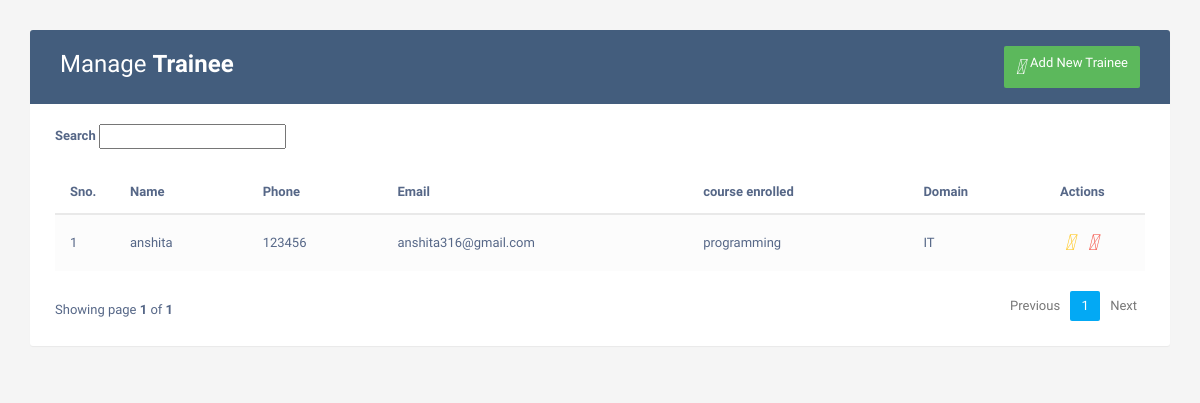
Before: /trainee with the older database file.
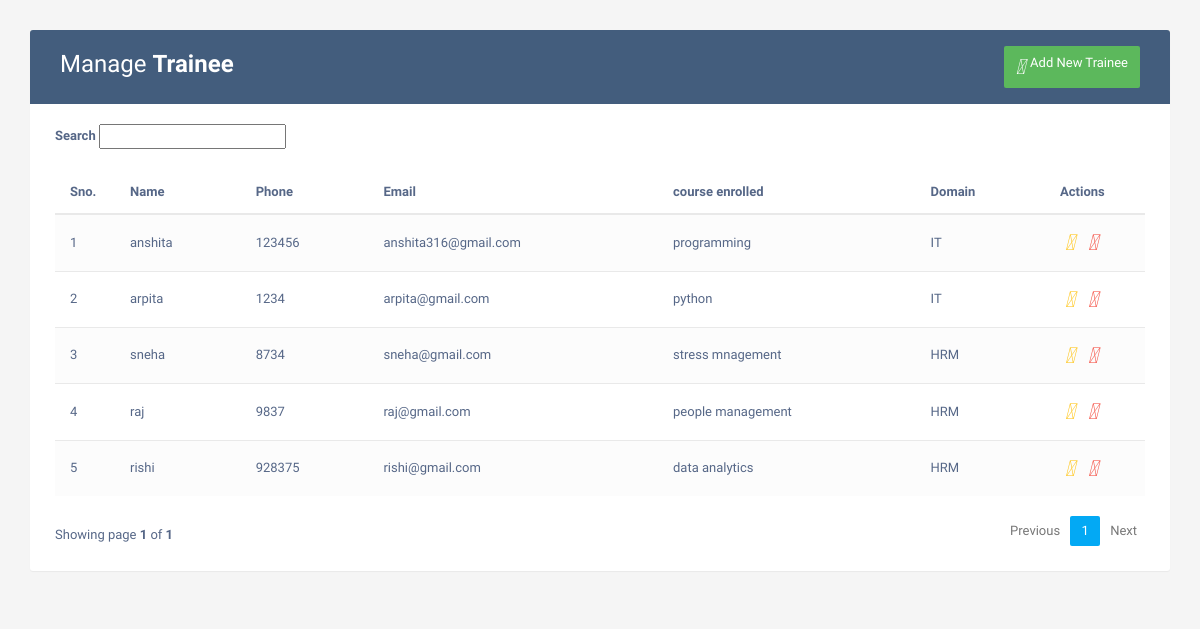
After: the same page with the newer database file.
### home/models.py (models this page shows, shortened)
class Trainee_model(models.Model):
    name=models.CharField(max_length=200)
    phone=models.IntegerField()
    email=models.EmailField(max_length=100)
    course=models.CharField(max_length=200)
    domain = models.CharField(max_length=200)

### home/views.py (the view)
# urls.py: path('trainee',views.trainee_view,name="trainee"),
def trainee_view(request):
    trainee_obj=Trainee_model.objects.all()
    paginator=Paginator(trainee_obj,5)
    page_number=request.GET.get('page')
    page_obj=Paginator.get_page(paginator,page_number)
    context={
        'trainee_obj':trainee_obj,   #dictionary
        'page_obj':page_obj,
    }
    return render(request,'trainee.html',context)

### templates/trainee.html (shortened to what this page needs)
<!DOCTYPE html>
<html lang="en">
<head>
<link rel="stylesheet" href="https://maxcdn.bootstrapcdn.com/font-awesome/4.7.0/css/font-awesome.min.css">
<link rel="stylesheet" href="https://maxcdn.bootstrapcdn.com/bootstrap/3.3.7/css/bootstrap.min.css">
  <body>
    <div class="container">
        <div class="table-wrapper">
            <div class="table-title">
                <div class="row">
                    <div class="col-sm-6">
						<h2>Manage <b>Trainee</b></h2>
					</div>
					<div class="col-sm-6">
						<a href="#addEmployeeModal" class="btn btn-success" data-toggle="modal"><i class="material-icons">&#xE147;</i> <span>Add New Trainee</span></a>
					</div>
                </div>
            </div>
			<div class="search_area">
				<div>
					<label for="searchfield">Search</label>
					<input type="text" id="searchfield">
				</div>
			</div>
            <table class="table table-striped table-hover table-complete">
                <div class="table-head">
					<thead>
						<tr>
							<th>Sno.</th>
							<th>Name</th>
							<th>Phone</th>
							<th>Email</th>
							<th>course enrolled</th>
							<th>Domain</th>
							<th>Actions</th>
						</tr>
					</thead>
				</div>
                <tbody class="trainee-table-body">
                    {%for i in page_obj%}
                    <tr>
						<td>{{forloop.counter}}</td>
                        <td>{{i.name}}</td>
                        <td>{{i.phone}}</td>
						<td>{{i.email}}</td>
                        <td>{{i.course}}</td>
                        <td>{{i.domain}}</td>
                        <td>
                            <a href="#editEmployeeModal-{{forloop.counter}}" class="edit" data-toggle="modal"><i class="material-icons" data-toggle="tooltip" title="Edit">&#xE254;</i></a>
                            <a href="#deleteEmployeeModal-{{forloop.counter}}" class="delete" data-toggle="modal"><i class="material-icons" data-toggle="tooltip" title="Delete">&#xE872;</i></a>
                        </td>
                    </tr>
					{% endfor %}
                </tbody>
            </table>
			<div class="clearfix pagination-container">
                <div class="hint-text">Showing page <b>{{page_obj.number}}</b> of <b>{{page_obj.paginator.num_pages}}</b></div>
				<ul class="pagination">
					{% if page_obj.has_previous %}
					<li class="page-item">
						<a href="?page={{ page_obj.previous_page_number }}" class="page-link">Previous</a>
					</li>
					{% else %}
					<li class="page-item disabled">
						<a href="#" class="page-link">Previous</a>
					</li>
					{% endif %}
					{% for page_num in page_obj.paginator.page_range %}
					{% if page_num == page_obj.number %}
					<li class="page-item active">
						<a href="#" class="page-link">{{ page_num }}</a>
					</li>
					{% else %}
					<li class="page-item">
						<a href="?page={{ page_num }}" class="page-link">{{ page_num }}</a>
					</li>
					{% endif %}
					{% endfor %}
					{% if page_obj.has_next %}
					<li class="page-item">
						<a href="?page={{ page_obj.next_page_number }}" class="page-link">Next</a>
					</li>
					{% else %}
					<li class="page-item disabled">
						<a href="#" class="page-link">Next</a>
					</li>
					{% endif %}
				</ul>
            </div>
        </div>
    </div>
</body>
</html>

Changed rows visible on the page:
added Trainee_model: name "arpita", phone "1234", email "arpita@gmail.com", course "python", domain "IT"
added Trainee_model: name "sneha", phone "8734", email "sneha@gmail.com", course "stress mnagement", domain "HRM"
added Trainee_model: name "raj", phone "9837", email "raj@gmail.com", course "people management", domain "HRM"
added Trainee_model: name "rishi", phone "928375", email "rishi@gmail.com", course "data analytics", domain "HRM"
